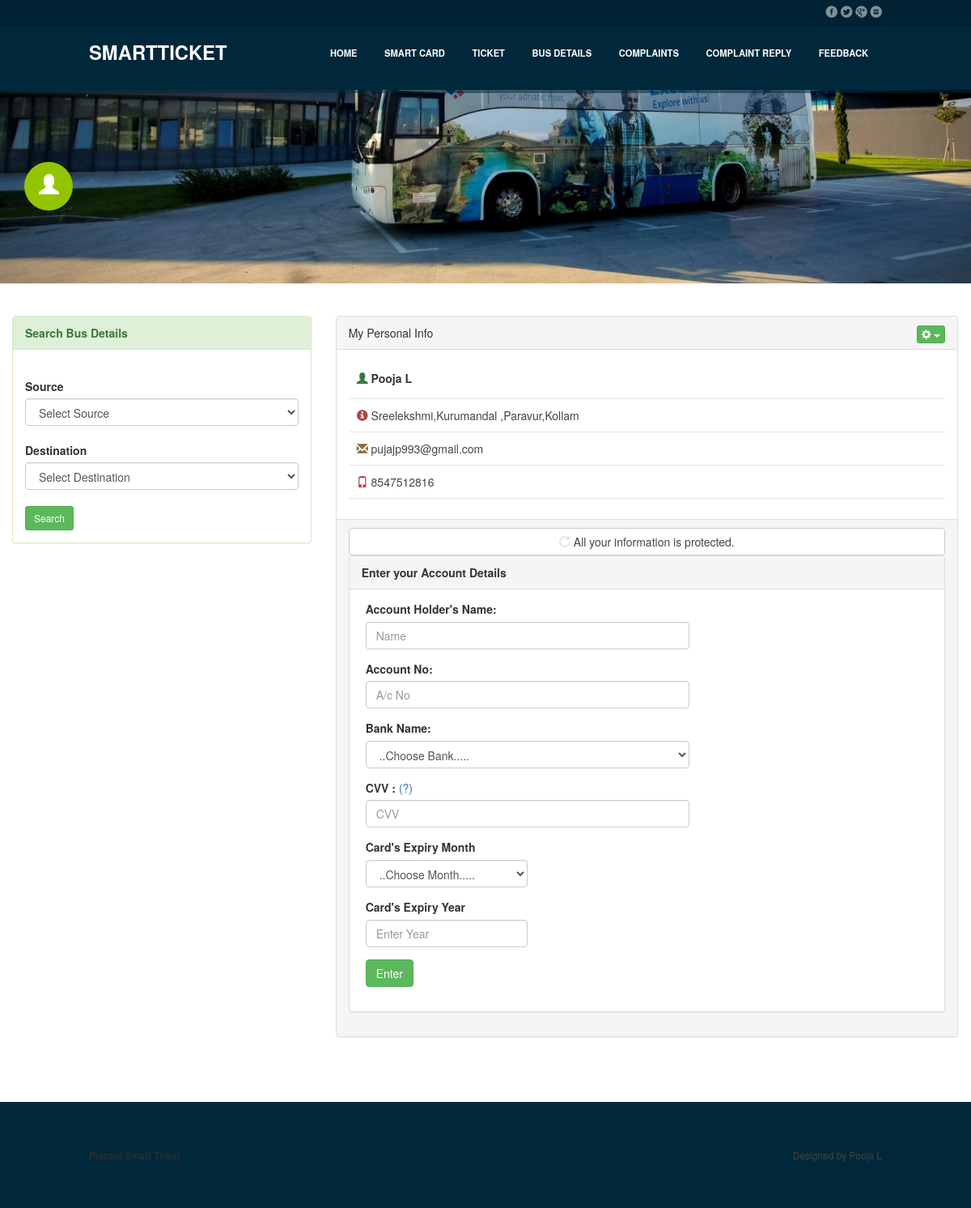
Screenshot of /user/view_profile (signed in) with the database file from the repository.
### smart_ticket_app/models.py (models this page shows)
class User(AbstractUser):
    Address=models.CharField(max_length=100,verbose_name="Address")
    Phone_no=models.IntegerField(verbose_name="Phone")
    DOB=models.DateField(verbose_name="Date of Joining")
    Cd_type=models.CharField(max_length=20,verbose_name="Card Type")
    District=models.CharField(max_length=25,verbose_name="District")
    State=models.CharField(max_length=25,verbose_name="State")
    Aadhar_no=models.CharField(max_length=15,verbose_name="AAdhar Number")
    Role=models.CharField(max_length=10,verbose_name="Role")
    class Meta:
        db_table = "tb_user"

### smart_ticket_app/views.py (the view)
# urls.py: path('user/view_profile',views.view_profile,name='view_profile'),
def view_profile(request):
     if request.method=="POST":
          a_name = request.POST['a_name']
          acc_no = request.POST['acc_no']
          b_name = request.POST['b_name']
          cvv = request.POST['cvv']
          month = request.POST['month']
          year = request.POST['year']
          sid = request.session.get('user_id')
          tbl_bank_account.objects.create(holder_name=a_name,bank_name=b_name,account_number=acc_no,cvv=cvv,month=month,year=year,amount=50000,user_id_id=sid)
          messages.success(request,"Added successfull")
          return redirect(uhome)
     else:
          sid = request.session.get('user_id')
          bank=tbl_bank_name.objects.all()
          print(bank)
          a=User.objects.get(id=sid)
          context={
               'a':a,
               'bank':bank
          }
          return render(request,'user/view_profile.html',context)

### smart_ticket_app/templates/user/view_profile.html (shortened to what this page needs)
{% include 'user/u_header.html' %}
{% include 'user/sidebar.html' %}
<div class="col-md-8">
    <div class="notice-board">
      <div class="panel panel-default">
          <div class="panel-heading">
              My Personal Info
              <div class="pull-right" >
                  <div class="dropdown">
<button class="btn btn-success dropdown-toggle btn-xs" type="button" id="dropdownMenu1" data-toggle="dropdown" aria-expanded="true">
<span class="glyphicon glyphicon-cog"></span>
<span class="caret"></span>
</button>
</div>
</div>
</div>
          <div class="panel-body user_prof">
              <ul style="list-style: none; padding-left: 0px;">
                 <li style="
border-bottom: 1px solid #E5E5E5;">
                    <label style="text-transform:capitalize;">
                   <span class="glyphicon glyphicon-user text-success" ></span>
                        {{a.first_name}}
                    </label>
                  </li>
                   <li>
                        <a href="#">
                   <span class="glyphicon glyphicon-info-sign text-danger" ></span>
                   {{a.Address}}
                          </a>
                  </li>
                   <li>
                        <a href="#">
                   <span class="glyphicon glyphicon-envelope  text-warning" ></span>
                   {{a.email}}
                          </a>
                  </li>
                  <li>
                        <a href="#">
                   <span class="glyphicon glyphicon-phone  text-danger" ></span>
                   {{a.Phone_no}}
                          </a>
                  </li>
              </ul>
          </div>
          <div class="panel-footer">
              <a href="#" class="btn btn-default btn-block"> <i class="glyphicon glyphicon-repeat"></i> All your information is protected.</a>
       <div class="panel panel-default">
      <div class="panel-heading">
         <b>Enter your Account Details</b>
      </div>
    <form class="form-horizontal" name="myForm"  method="post" action="view_profile" >
      <div class="panel-body ">
<div class="form-group" style="padding-left:20px;">
<label for="name">Account Holder's Name: </label>
<input type="text" name="a_name" class="form-control" style="width:400px;" placeholder="Name" onchange="checkchr(this)" required="required">
</div>
<div class="form-group" style="padding-left:20px;">
<label for="acc">Account No:</label>
<input type="text" id="acc" name="acc_no" class="form-control" style="width:400px;" placeholder="A/c No" required="required">
</div>
<div class="form-group" style="padding-left:20px;">
<label for="b_name">Bank Name:</label>
<select class="form-control"  name="b_name"  style="width:400px;" required="required"/>
  <option> ..Choose Bank.....</option>
</div>
<div class="form-group" style="padding-left:20px;">
<label for="cvv">CVV :</label> <a  data-toggle="modal" data-target="#myModal">
          (?)
          </a>
<input type="number" id="cvv" name="cvv" class="form-control" style="width:400px;" placeholder="CVV" required="required">
</div>
<div class="form-group" style="padding-left:20px;">
<label for="date">Card's Expiry Month</label>
<select class="form-control" name="month" style="width:200px;" required="required"/>
  <option> ..Choose Month.....</option>
</div>
<div class="form-group" style="padding-left:20px;">
<label for="date">Card's Expiry Year</label>
<input type="number" name="year" class="form-control" style="width:200px;" placeholder="Enter Year" required="required">
      </div>
<div class="form-group" style="padding-left:20px;">
       <button type="submit" class="btn btn-success" name="profile">
Enter
</button>
</div>
      </div>
       </form>
          </div>
      </div>
  </div>
</div>
</div>
</div>
</div>
</div>
{% include 'user/u_footer.html' %}

### smart_ticket_app/static/user/css/components.css (style rules this page uses)
i, .icon { font-family: 'mfg'; font-size: 1em; font-style: normal; font-weight: normal; color:#e3e3e3; }

### smart_ticket_app/static/user/css/responsee.css (style rules this page uses)
* { -webkit-box-sizing:border-box; -moz-box-sizing:border-box; box-sizing:border-box; margin:0; }
body { background:none repeat scroll 0 0 #d3d3d3; font-size:100%; font-family:"Open Sans",Arial,sans-serif; color:#444; }
a, a:link, a:visited, a:hover, a:active { text-decoration:none; color:#444; }
form { line-height:1.4em; }

### rows the page displays
User: first_name "Pooja L", Address "Sreelekshmi,Kurumandal ,Paravur,Kollam", email "pujajp993@gmail.com", Phone_no "8547512816"
